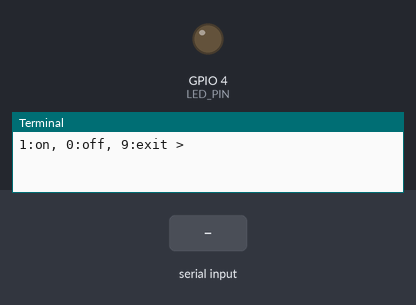
The program below on a simulated Raspberry Pi (BCM pin numbers). On the bench: output pins drawn as LEDs (lit = HIGH), the last lines printed to the terminal. The inputs (shaded band) are chosen by the test bench.

Above: at 1.2 s.
1.3 s: "1" typed at the terminal, then Enter
At 1.9 s:
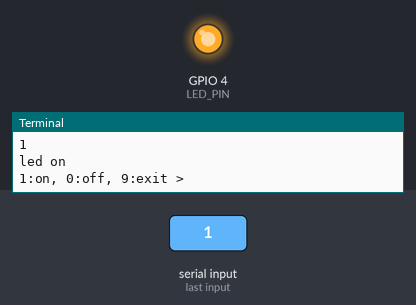
2.8 s: "0" typed at the terminal, then Enter
At 3.1 s:
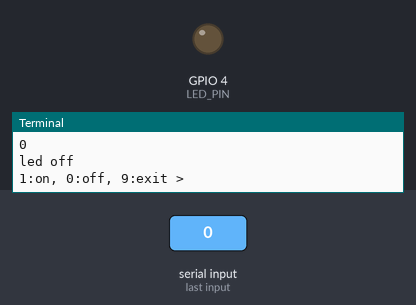
Timing chart, 0 to 5.8 s (numbered marks = the images above; inputs shaded):
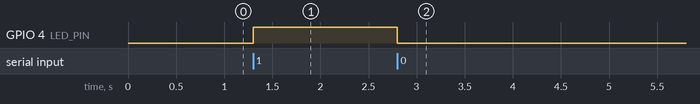

The program:

led_blink_input.py
```python
import RPi.GPIO as GPIO

LED_PIN = 4
GPIO.setmode(GPIO.BCM)
GPIO.setup(LED_PIN, GPIO.OUT)
try:
    while True:
        inp = input("1:on, 0:off, 9:exit >")
        if inp == '0':
            GPIO.output(LED_PIN, GPIO.LOW)
            print("led off")
        elif inp == '1':
            GPIO.output(LED_PIN, GPIO.HIGH)
            print("led on")
        elif inp == '9':
            break
finally:
    GPIO.cleanup()
    print("cleanup and exit")
```

Measured:
- after the input at 1.3 s, GPIO 4 (LED_PIN): LOW → HIGH at once
- after the input at 2.8 s, GPIO 4 (LED_PIN): HIGH → LOW at once
